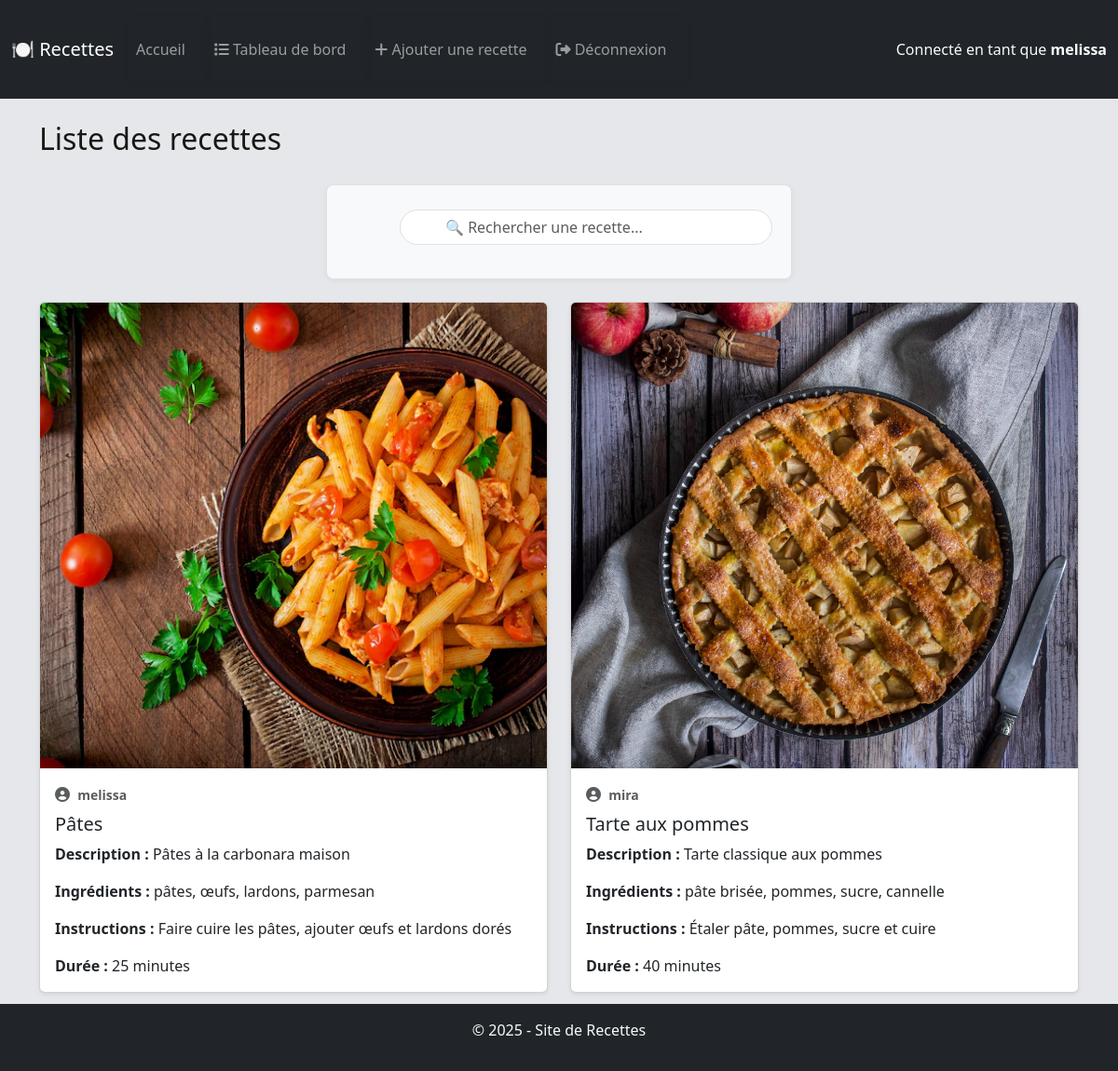
/ (signed in), run on the app's committed database.
### tables this page shows
CREATE TABLE `recettes` (
  `id` INT(11) NOT NULL AUTO_INCREMENT,
  `user_id` INT(11),
  `titre` VARCHAR(100) NOT NULL,
  `description` TEXT NOT NULL,
  `ingredients` TEXT,
  `instructions` TEXT,
  `duree` INT(11),
  `image_url` VARCHAR(255),
  PRIMARY KEY (`id`),
  KEY `user_id` (`user_id`),
  CONSTRAINT `recettes_ibfk_1` FOREIGN KEY (`user_id`) REFERENCES `users` (`id`) ON DELETE CASCADE
);

CREATE TABLE `users` (
  `id` INT(11) NOT NULL AUTO_INCREMENT,
  `username` VARCHAR(50) NOT NULL,
  `password_hash` VARCHAR(255) NOT NULL,
  PRIMARY KEY (`id`)
);

### controller/RecetteController.php (called while the page is built, shortened)
<?php
require_once 'model/Recette.php';
class RecetteController {
    public function accueil() {
        if (isset($_GET['search']) && !empty(trim($_GET['search']))) {
            $recettes = Recette::searchByTitre($_GET['search']);
        } else {
            $recettes = Recette::getAll();
        }
        include 'view/accueil.php';
    }
}
?>

### model/Recette.php (called while the page is built, shortened)
<?php
class Recette {
    public static function getAll() {
        $pdo = Database::connect();
        $sql = "SELECT recettes.*, users.username
                FROM recettes
                LEFT JOIN users ON recettes.user_id = users.id";
        return $pdo->query($sql)->fetchAll();
    }
}
?>

### view/accueil.php (the view, shortened to what this page needs)
<?php include 'view/templates/header.php'; ?>
<h2 class="mb-4">Liste des recettes</h2>
<form method="GET" class="search-bar mb-4" >
    <input type="text" name="search" class="form-control ps-5"
           placeholder="🔍 Rechercher une recette..."
           value="<?= isset($_GET['search']) ? htmlspecialchars($_GET['search']) : '' ?>">
</form>
<div class="row">
    <?php foreach ($recettes as $r): ?>
        <div class="col-md-6 mb-4">
            <div class="card h-100 shadow-sm">
                <?php if (!empty($r['image_url'])): ?>
                    <img src="<?= htmlspecialchars($r['image_url']) ?>" class="card-img-top" alt="Image de <?= htmlspecialchars($r['titre']) ?>">
                <?php endif; ?>
                <div class="card-body">
                    <p class="text-muted mb-2">
                        <i class="fas fa-user-circle me-1"></i>
                        <small><strong><?= htmlspecialchars($r['username']) ?></strong>
                        </small>
                    </p>
                    <h5 class="card-title"><?= htmlspecialchars($r['titre']) ?></h5>
                    <p class="card-text"><strong>Description :</strong> <?= htmlspecialchars($r['description']) ?></p>
                    <p class="card-text"><strong>Ingrédients :</strong> <?= htmlspecialchars($r['ingredients']) ?></p>
                    <p class="card-text"><strong>Instructions :</strong> <?= htmlspecialchars($r['instructions']) ?></p>
                    <p class="card-text"><strong>Durée :</strong> <?= htmlspecialchars($r['duree']) ?> minutes</p>
                </div>
            </div>
        </div>
    <?php endforeach; ?>
</div>
<?php include 'view/templates/footer.php'; ?>

### css/style.css (style rules this page uses)
body { font-family: 'Segoe UI', Tahoma, sans-serif; background-color: #e6e7eb; color: #333; padding-bottom: 60px; }
h1, h2 { color: #141a14; }
form { max-width: 500px; margin: 30px auto; padding: 20px; background-color: #f8f9fa; border: 1px solid #dee2e6; border-radius: 8px; box-shadow: 0 2px 6px rgba(0, 0, 0, 0.05); }
form input, form textarea, form select { width: 100%; padding: 10px; margin-top: 6px; margin-bottom: 16px; border: 1px solid #ccc; border-radius: 4px; box-sizing: border-box; }
.card-img-top { width: 100%; height: 500px; object-fit: cover; object-position: center; }
.search-bar input { border-radius: 20px; padding: 8px 12px; height: 38px; max-width: 400px; margin-left: auto; position: relative; }

### data on the page
recettes: image_url (picture), user.username "melissa", titre "Pâtes", description "Pâtes à la carbonara maison", ingredients "pâtes, œufs, lardons, parmesan", instructions "Faire cuire les pâtes, ajouter œufs et lardons dorés", duree "25"
recettes: image_url (picture), user.username "mira", titre "Tarte aux pommes", description "Tarte classique aux pommes", ingredients "pâte brisée, pommes, sucre, cannelle", instructions "Étaler pâte, pommes, sucre et cuire", duree "40"

### other printed values
$_SESSION['user'] "melissa"
